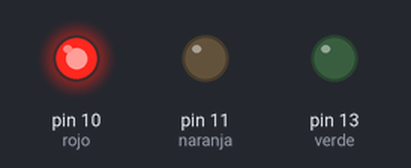
A sketch run on a simulated Arduino Uno, built with avr-gcc and run on an emulated ATmega328P. Parts: output pins drawn as LEDs (lit = HIGH).

Above: at 0.2 s.
At 1.7 s:
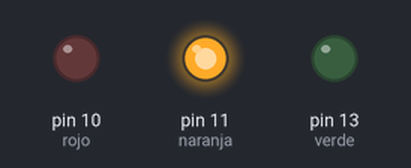
At 3.2 s:
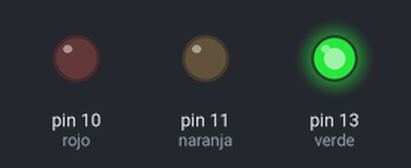
At 4.0 s:
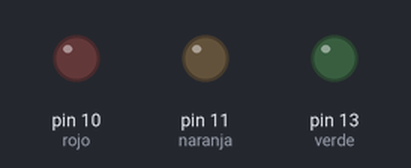
Timing chart, 0 to 5.9 s (numbered marks = the images above):
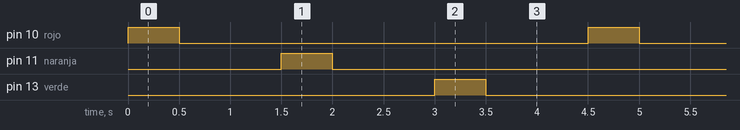

Measured:
- by itself, pin 10 (rojo), pin 11 (naranja), pin 13 (verde): alternates HIGH for 0.50 s and LOW for 4.0 s
- by itself, everything shown: repeats every 4.5 s, in 6 steps

The sketch:

reto2.ino
```cpp
int verde=13;
int naranja=11;
int rojo=10;
void setup() {
  // put your setup code here, to run once:
  pinMode(verde,OUTPUT);
  pinMode(naranja,OUTPUT);
  pinMode(rojo,OUTPUT);
}

void loop() {
  // put your main code here, to run repeatedly:

  digitalWrite(rojo,HIGH);
  delay(500);
  digitalWrite(rojo,LOW);
  delay(1000);
  digitalWrite(naranja,HIGH);
  delay(500);
  digitalWrite(naranja,LOW);
  delay(1000);
  digitalWrite(verde,HIGH);
  delay(500);
  digitalWrite(verde,LOW);
  delay(1000);
}
```
